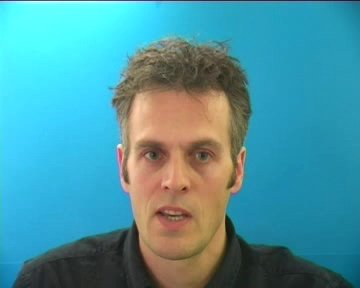
#> input picture Image/Frames/1/id2_vcd_swwp2s.mpg/1.jpg, 360 x 288 px, found by its file name; its folder holds only this picture in this run
$ python Mouth.py   (older library calls are emulated)
#> lines starting #> are read from the running program, lines starting #| are printed output that depends on the picture
import cv2
import os
from scipy import misc
previous_mouth = None
previous_image = None
source_path = '/Users/muneer/Desktop/Image/Frames/'
destination_path = '/Users/muneer/Desktop/Image/Mouth/'
mouth_cascade = cv2.CascadeClassifier('Mouth.xml')
speaker_list = next(os.walk(source_path))[1]
for speaker in speaker_list:
    videoname_list = next(os.walk(source_path + str(speaker)+'/'))[1]
    for video_name in videoname_list:
        frame_list = next(os.walk(source_path + str(speaker)+'/' + str(video_name) + '/'))[2]
        for frame in frame_list:
            if frame.endswith('.jpg') and not frame.endswith('75.jpg'):
                imagePath = source_path + str(speaker)+'/'+str(video_name)+'/'+str(frame)
                image = cv2.imread(imagePath)
#> image is the input picture: shape (288, 360, 3); mean B, G, R 161, 150, 75.7
                if image is None:
                    image = previous_image
                gray = cv2.cvtColor(image, cv2.COLOR_RGB2GRAY)
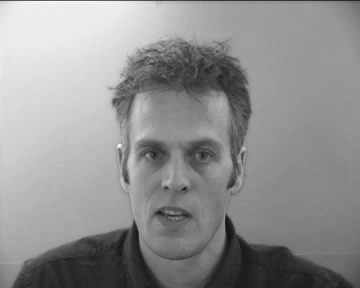
#> gray: shape (288, 360); min 17, max 250, mean 144.8
                mouth = mouth_cascade.detectMultiScale(
                    gray,
                    scaleFactor=1.1,
                    minNeighbors=5,
                    minSize=(40, 40),
                    flags = 0|cv2.CASCADE_SCALE_IMAGE
                )
#> mouth = [[140, 200, 74, 45]]
                if len(mouth) == 0:
                    mouth = previous_mouth

                correct_mouth = mouth[0]
#> correct_mouth = [140, 200, 74, 45]
                for i in range(1,len(mouth)):
                    if mouth[i][1] > mouth[i-1][1]:
                        correct_mouth = mouth[i]
#> this loop made 0 passes

                x,y,w,h = correct_mouth
#> x = 140; y = 200; w = 74; h = 45

                letter = image[y-20:y-20+h,x:x+w]
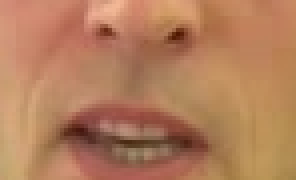
#> letter: shape (45, 74, 3) (shown 4 times larger); mean B, G, R 91.4, 125.8, 179.6
                if not os.path.exists(destination_path):
                    os.makedirs(destination_path)

                if not os.path.exists(destination_path + str(speaker)+'/'):
                    os.makedirs(destination_path + str(speaker)+'/')

                if not os.path.exists(destination_path + str(speaker)+'/'+ str(video_name) +'/'):
                    os.makedirs(destination_path + str(speaker)+'/'+ str(video_name) +'/')
                letter = misc.imresize(letter, size=(40,40))
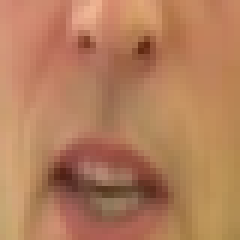
#> letter: shape (40, 40, 3) (shown 6 times larger); mean B, G, R 91.5, 125.8, 179.7
                cv2.imwrite(destination_path + str(speaker)+'/'+ str(video_name) +'/' +str(frame),letter)
                cv2.destroyAllWindows()
                previous_mouth = mouth
#> previous_mouth = [[140, 200, 74, 45]]
                previous_image = image
